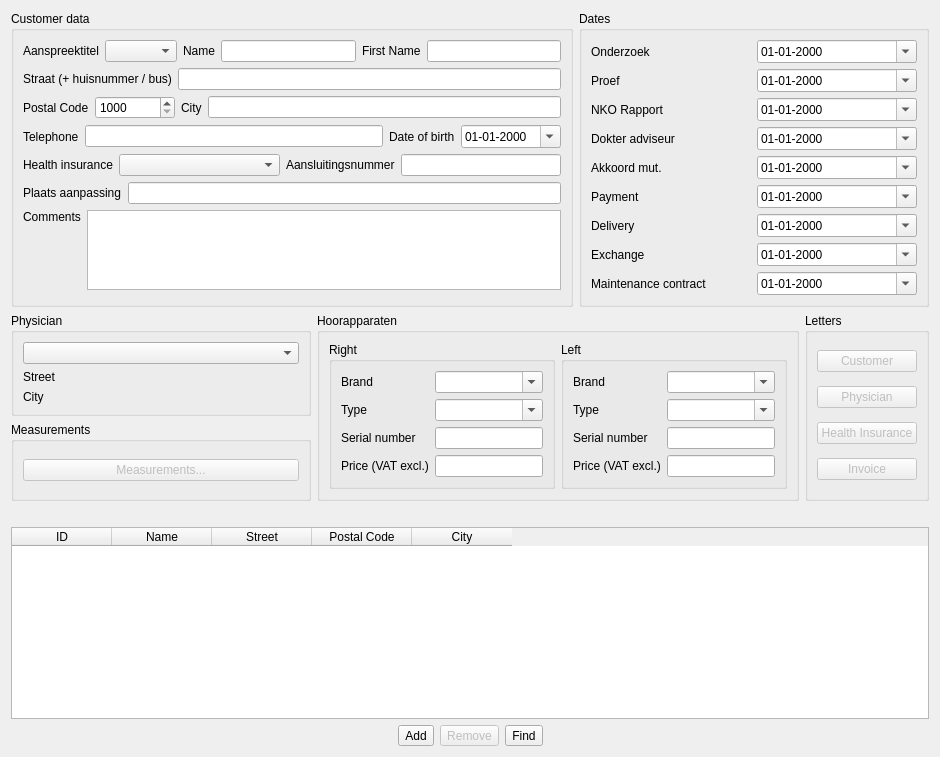
      <widget class="QWidget" name="tabFile">
       <attribute name="title">
        <string>Files</string>
       </attribute>
       <layout class="QGridLayout" name="gridLayout_8">
        <item row="0" column="0">
         <layout class="QHBoxLayout" name="horizontalLayout_9">
          <item>
           <widget class="QGroupBox" name="g_klantgegevens">
            <property name="sizePolicy">
             <sizepolicy hsizetype="Expanding" vsizetype="Preferred">
              <horstretch>0</horstretch>
              <verstretch>0</verstretch>
             </sizepolicy>
            </property>
            <property name="title">
             <string>Customer data</string>
            </property>
            <layout class="QVBoxLayout" name="verticalLayout">
             <item>
              <layout class="QHBoxLayout" name="horizontalLayout_2">
               <item>
                <widget class="QLabel" name="l_aanspreektitel">
                 <property name="text">
                  <string>Aanspreektitel</string>
                 </property>
                </widget>
               </item>
               <item>
                <widget class="QComboBox" name="m_aanspreektitel"/>
               </item>
               <item>
                <widget class="QLabel" name="l_klantNaam">
                 <property name="text">
                  <string>Name</string>
                 </property>
                </widget>
               </item>
               <item>
                <widget class="QLineEdit" name="m_klantNaam"/>
               </item>
               <item>
                <widget class="QLabel" name="l_klantVoornaam">
                 <property name="text">
                  <string>First Name</string>
                 </property>
                </widget>
               </item>
               <item>
                <widget class="QLineEdit" name="m_klantVoornaam">
                 <property name="sizePolicy">
                  <sizepolicy hsizetype="MinimumExpanding" vsizetype="Fixed">
                   <horstretch>0</horstretch>
                   <verstretch>0</verstretch>
                  </sizepolicy>
                 </property>
                </widget>
               </item>
              </layout>
             </item>
             <item>
              <layout class="QHBoxLayout" name="horizontalLayout_3">
               <item>
                <widget class="QLabel" name="l_klantStraat">
                 <property name="text">
                  <string>Straat (+ huisnummer / bus)</string>
                 </property>
                </widget>
               </item>
               <item>
                <widget class="QLineEdit" name="m_klantStraat"/>
               </item>
              </layout>
             </item>
             <item>
              <layout class="QHBoxLayout" name="horizontalLayout_4">
               <item>
                <widget class="QLabel" name="l_klantPostcode">
                 <property name="text">
                  <string>Postal Code</string>
                 </property>
                </widget>
               </item>
               <item>
                <widget class="QSpinBox" name="m_klantPostcode">
                 <property name="sizePolicy">
                  <sizepolicy hsizetype="Preferred" vsizetype="Fixed">
                   <horstretch>0</horstretch>
                   <verstretch>0</verstretch>
                  </sizepolicy>
                 </property>
                 <property name="minimumSize">
                  <size>
                   <width>80</width>
                   <height>0</height>
                  </size>
                 </property>
                 <property name="minimum">
                  <number>1000</number>
                 </property>
                 <property name="maximum">
                  <number>9999</number>
                 </property>
                </widget>
               </item>
               <item>
                <widget class="QLabel" name="l_klantGemeente">
                 <property name="text">
                  <string>City</string>
                 </property>
                </widget>
               </item>
               <item>
                <widget class="QLineEdit" name="m_klantGemeente"/>
               </item>
              </layout>
             </item>
             <item>
              <layout class="QHBoxLayout" name="horizontalLayout_5">
               <item>
                <widget class="QLabel" name="l_klantTelefoon">
                 <property name="text">
                  <string>Telephone</string>
                 </property>
                </widget>
               </item>
               <item>
                <widget class="QLineEdit" name="m_klantTelefoon"/>
               </item>
               <item>
                <widget class="QLabel" name="l_klantGeboorteDatum">
                 <property name="text">
                  <string>Date of birth</string>
                 </property>
                </widget>
               </item>
               <item>
                <widget class="QDateEdit" name="m_klantGeboorteDatum">
                 <property name="minimumSize">
                  <size>
                   <width>100</width>
                   <height>0</height>
                  </size>
                 </property>
                 <property name="maximumSize">
                  <size>
                   <width>200</width>
                   <height>16777215</height>
                  </size>
                 </property>
                 <property name="displayFormat">
                  <string>dd-MM-yyyy</string>
                 </property>
                 <property name="calendarPopup">
                  <bool>true</bool>
                 </property>
                </widget>
               </item>
              </layout>
             </item>
             <item>
              <layout class="QHBoxLayout" name="horizontalLayout_6">
               <item>
                <widget class="QLabel" name="l_klantMutualiteit">
                 <property name="text">
                  <string>Health insurance</string>
                 </property>
                </widget>
               </item>
               <item>
                <widget class="QComboBox" name="m_klantMutualiteit">
                 <property name="sizePolicy">
                  <sizepolicy hsizetype="Expanding" vsizetype="Fixed">
                   <horstretch>0</horstretch>
                   <verstretch>0</verstretch>
                  </sizepolicy>
                 </property>
                </widget>
               </item>
               <item>
                <widget class="QLabel" name="l_aansluitingsnummer">
                 <property name="text">
                  <string>Aansluitingsnummer</string>
                 </property>
                </widget>
               </item>
               <item>
                <widget class="QLineEdit" name="m_aansluitingsnummer">
                 <property name="sizePolicy">
                  <sizepolicy hsizetype="Expanding" vsizetype="Fixed">
                   <horstretch>0</horstretch>
                   <verstretch>0</verstretch>
                  </sizepolicy>
                 </property>
                </widget>
               </item>
              </layout>
             </item>
             <item>
              <layout class="QHBoxLayout" name="horizontalLayout_7">
               <item>
                <widget class="QLabel" name="l_plaatsAanpassing">
                 <property name="text">
                  <string>Plaats aanpassing</string>
                 </property>
                </widget>
               </item>
               <item>
                <widget class="QLineEdit" name="m_plaatsAanpassing"/>
               </item>
              </layout>
             </item>
             <item>
              <layout class="QHBoxLayout" name="horizontalLayout_8">
               <item>
                <widget class="QLabel" name="l_klantOpmerkingen">
                 <property name="text">
                  <string>Comments</string>
                 </property>
                 <property name="alignment">
                  <set>Qt::AlignLeading|Qt::AlignLeft|Qt::AlignTop</set>
                 </property>
                </widget>
               </item>
               <item>
                <widget class="QTextEdit" name="m_klantOpmerkingen">
                 <property name="sizePolicy">
                  <sizepolicy hsizetype="Expanding" vsizetype="Preferred">
                   <horstretch>0</horstretch>
                   <verstretch>0</verstretch>
                  </sizepolicy>
                 </property>
                 <property name="maximumSize">
                  <size>
                   <width>16777215</width>
                   <height>80</height>
                  </size>
                 </property>
                </widget>
               </item>
              </layout>
             </item>
            </layout>
           </widget>
          </item>
          <item>
           <widget class="QGroupBox" name="g_datums">
            <property name="sizePolicy">
             <sizepolicy hsizetype="MinimumExpanding" vsizetype="Preferred">
              <horstretch>0</horstretch>
              <verstretch>0</verstretch>
             </sizepolicy>
            </property>
            <property name="maximumSize">
             <size>
              <width>350</width>
              <height>16777215</height>
             </size>
            </property>
            <property name="title">
             <string>Dates</string>
            </property>
            <layout class="QGridLayout" name="gridLayout_2">
             <item row="0" column="1">
              <widget class="QDateEdit" name="m_datumOnderzoek">
               <property name="displayFormat">
                <string>dd-MM-yyyy</string>
               </property>
               <property name="calendarPopup">
                <bool>true</bool>
               </property>
              </widget>
             </item>
             <item row="1" column="1">
              <widget class="QDateEdit" name="m_datumProef">
               <property name="displayFormat">
                <string>dd-MM-yyyy</string>
               </property>
               <property name="calendarPopup">
                <bool>true</bool>
               </property>
              </widget>
             </item>
             <item row="2" column="1">
              <widget class="QDateEdit" name="m_datumNKO">
               <property name="displayFormat">
                <string>dd-MM-yyyy</string>
               </property>
               <property name="calendarPopup">
                <bool>true</bool>
               </property>
              </widget>
             </item>
             <item row="3" column="1">
              <widget class="QDateEdit" name="m_datumAdviseur">
               <property name="displayFormat">
                <string>dd-MM-yyyy</string>
               </property>
               <property name="calendarPopup">
                <bool>true</bool>
               </property>
              </widget>
             </item>
             <item row="4" column="1">
              <widget class="QDateEdit" name="m_datumMutualiteit">
               <property name="displayFormat">
                <string>dd-MM-yyyy</string>
               </property>
               <property name="calendarPopup">
                <bool>true</bool>
               </property>
              </widget>
             </item>
             <item row="5" column="1">
              <widget class="QDateEdit" name="m_datumBetaling">
               <property name="displayFormat">
                <string>dd-MM-yyyy</string>
               </property>
               <property name="calendarPopup">
                <bool>true</bool>
               </property>
              </widget>
             </item>
             <item row="6" column="1">
              <widget class="QDateEdit" name="m_datumAflevering">
               <property name="displayFormat">
                <string>dd-MM-yyyy</string>
               </property>
               <property name="calendarPopup">
                <bool>true</bool>
               </property>
              </widget>
             </item>
             <item row="7" column="1">
              <widget class="QDateEdit" name="m_datumWissel">
               <property name="displayFormat">
                <string>dd-MM-yyyy</string>
               </property>
               <property name="calendarPopup">
                <bool>true</bool>
               </property>
              </widget>
             </item>
             <item row="8" column="1">
              <widget class="QDateEdit" name="m_datumOnderhoudsContract">
               <property name="displayFormat">
                <string>dd-MM-yyyy</string>
               </property>
               <property name="calendarPopup">
                <bool>true</bool>
               </property>
              </widget>
             </item>
             <item row="0" column="0">
              <widget class="QLabel" name="l_datumOnderzoek">
               <property name="text">
                <string>Onderzoek</string>
               </property>
              </widget>
             </item>
             <item row="1" column="0">
              <widget class="QLabel" name="l_datumProef">
               <property name="text">
                <string>Proef</string>
               </property>
              </widget>
             </item>
             <item row="2" column="0">
              <widget class="QLabel" name="l_datumNKO">
               <property name="text">
                <string>NKO Rapport</string>
               </property>
              </widget>
             </item>
             <item row="3" column="0">
              <widget class="QLabel" name="l_datumAdviseur">
               <property name="text">
                <string>Dokter adviseur</string>
               </property>
              </widget>
             </item>
             <item row="4" column="0">
              <widget class="QLabel" name="l_datumMutualiteit">
               <property name="text">
                <string>Akkoord mut.</string>
               </property>
              </widget>
             </item>
             <item row="5" column="0">
              <widget class="QLabel" name="l_datumBetaling">
               <property name="text">
                <string>Payment</string>
               </property>
              </widget>
             </item>
             <item row="6" column="0">
              <widget class="QLabel" name="l_datumAflevering">
               <property name="text">
                <string>Delivery</string>
               </property>
              </widget>
             </item>
             <item row="7" column="0">
              <widget class="QLabel" name="l_datumWissel">
               <property name="text">
                <string>Exchange</string>
               </property>
              </widget>
             </item>
             <item row="8" column="0">
              <widget class="QLabel" name="l_datumOnderhoudsContract">
               <property name="text">
                <string>Maintenance contract</string>
               </property>
              </widget>
             </item>
            </layout>
           </widget>
          </item>
         </layout>
        </item>
        <item row="1" column="0">
         <layout class="QHBoxLayout" name="horizontalLayout_10">
          <item>
           <layout class="QVBoxLayout" name="verticalLayout_2">
            <item>
             <widget class="QGroupBox" name="g_klantArts">
              <property name="minimumSize">
               <size>
                <width>300</width>
                <height>0</height>
               </size>
              </property>
              <property name="title">
               <string>Physician</string>
              </property>
              <layout class="QGridLayout" name="gridLayout_6">
               <item row="0" column="0">
                <widget class="QComboBox" name="m_klantArts"/>
               </item>
               <item row="1" column="0">
                <widget class="QLabel" name="l_klantArtsStraat">
                 <property name="text">
                  <string>Street</string>
                 </property>
                </widget>
               </item>
               <item row="2" column="0">
                <widget class="QLabel" name="l_klantArtsGemeente">
                 <property name="text">
                  <string>City</string>
                 </property>
                </widget>
               </item>
              </layout>
             </widget>
            </item>
            <item>
             <widget class="QGroupBox" name="g_meetgegevens">
              <property name="title">
               <string>Measurements</string>
              </property>
              <layout class="QGridLayout" name="gridLayout">
               <item row="0" column="0">
                <widget class="QPushButton" name="b_meetgegevens">
                 <property name="enabled">
                  <bool>false</bool>
                 </property>
                 <property name="sizePolicy">
                  <sizepolicy hsizetype="Preferred" vsizetype="Fixed">
                   <horstretch>0</horstretch>
                   <verstretch>0</verstretch>
                  </sizepolicy>
                 </property>
                 <property name="text">
                  <string>Measurements...</string>
                 </property>
                </widget>
               </item>
              </layout>
             </widget>
            </item>
           </layout>
          </item>
          <item>
           <widget class="QGroupBox" name="g_hoorapparaten">
            <property name="title">
             <string>Hoorapparaten</string>
            </property>
            <layout class="QGridLayout" name="gridLayout_5">
             <item row="0" column="0">
              <widget class="QGroupBox" name="g_rechterHoorapparaat">
               <property name="title">
                <string>Right</string>
               </property>
               <layout class="QGridLayout" name="gridLayout_3">
                <item row="0" column="0">
                 <widget class="QLabel" name="l_rechterHoorapparaatMerk">
                  <property name="text">
                   <string>Brand</string>
                  </property>
                 </widget>
                </item>
                <item row="0" column="1">
                 <widget class="QComboBox" name="m_rechterHoorapparaatMerk">
                  <property name="editable">
                   <bool>true</bool>
                  </property>
                 </widget>
                </item>
                <item row="1" column="0">
                 <widget class="QLabel" name="l_rechterHoorapparaatType">
                  <property name="text">
                   <string>Type</string>
                  </property>
                 </widget>
                </item>
                <item row="1" column="1">
                 <widget class="QComboBox" name="m_rechterHoorapparaatType">
                  <property name="editable">
                   <bool>true</bool>
                  </property>
                 </widget>
                </item>
                <item row="2" column="0">
                 <widget class="QLabel" name="l_rechterHoorapparaatSerienummer">
                  <property name="text">
                   <string>Serial number</string>
                  </property>
                 </widget>
                </item>
                <item row="2" column="1">
                 <widget class="QLineEdit" name="m_rechterHoorapparaatSerienummer"/>
                </item>
                <item row="3" column="0">
                 <widget class="QLabel" name="l_rechterHoorapparaatPrijs">
                  <property name="text">
                   <string>Price (VAT excl.)</string>
                  </property>
                 </widget>
                </item>
                <item row="3" column="1">
                 <widget class="QLineEdit" name="m_rechterHoorapparaatPrijs"/>
                </item>
               </layout>
              </widget>
             </item>
             <item row="0" column="1">
              <widget class="QGroupBox" name="g_linkerHoorapparaat">
               <property name="title">
                <string>Left</string>
               </property>
               <layout class="QGridLayout" name="gridLayout_4">
                <item row="0" column="0">
                 <widget class="QLabel" name="l_linkerHoorapparaatMerk">
                  <property name="text">
                   <string>Brand</string>
                  </property>
                 </widget>
                </item>
                <item row="0" column="1">
                 <widget class="QComboBox" name="m_linkerHoorapparaatMerk">
                  <property name="editable">
                   <bool>true</bool>
                  </property>
                 </widget>
                </item>
                <item row="1" column="0">
                 <widget class="QLabel" name="l_linkerHoorapparaatType">
                  <property name="text">
                   <string>Type</string>
                  </property>
                 </widget>
                </item>
                <item row="1" column="1">
                 <widget class="QComboBox" name="m_linkerHoorapparaatType">
                  <property name="editable">
                   <bool>true</bool>
                  </property>
                 </widget>
                </item>
                <item row="2" column="0">
                 <widget class="QLabel" name="l_linkerHoorapparaatSerienummer">
                  <property name="text">
                   <string>Serial number</string>
                  </property>
                 </widget>
                </item>
                <item row="2" column="1">
                 <widget class="QLineEdit" name="m_linkerHoorapparaatSerienummer"/>
                </item>
                <item row="3" column="0">
                 <widget class="QLabel" name="l_linkerHoorapparaatPrijs">
                  <property name="text">
                   <string>Price (VAT excl.)</string>
                  </property>
                 </widget>
                </item>
                <item row="3" column="1">
                 <widget class="QLineEdit" name="m_linkerHoorapparaatPrijs"/>
                </item>
               </layout>
              </widget>
             </item>
            </layout>
           </widget>
          </item>
          <item>
           <widget class="QGroupBox" name="g_brieven">
            <property name="title">
             <string>Letters</string>
            </property>
            <layout class="QGridLayout" name="gridLayout_7">
             <item row="0" column="0">
              <widget class="QPushButton" name="b_klantBrief">
               <property name="enabled">
                <bool>false</bool>
               </property>
               <property name="sizePolicy">
                <sizepolicy hsizetype="Preferred" vsizetype="Fixed">
                 <horstretch>0</horstretch>
                 <verstretch>0</verstretch>
                </sizepolicy>
               </property>
               <property name="minimumSize">
                <size>
                 <width>100</width>
                 <height>0</height>
                </size>
               </property>
               <property name="text">
                <string>Customer</string>
               </property>
              </widget>
             </item>
             <item row="1" column="0">
              <widget class="QPushButton" name="b_artsBrief">
               <property name="enabled">
                <bool>false</bool>
               </property>
               <property name="sizePolicy">
                <sizepolicy hsizetype="Preferred" vsizetype="Fixed">
                 <horstretch>0</horstretch>
                 <verstretch>0</verstretch>
                </sizepolicy>
               </property>
               <property name="minimumSize">
                <size>
                 <width>100</width>
                 <height>0</height>
                </size>
               </property>
               <property name="text">
                <string>Physician</string>
               </property>
              </widget>
             </item>
             <item row="2" column="0">
              <widget class="QPushButton" name="b_mutualiteitBrief">
               <property name="enabled">
                <bool>false</bool>
               </property>
               <property name="sizePolicy">
                <sizepolicy hsizetype="Preferred" vsizetype="Fixed">
                 <horstretch>0</horstretch>
                 <verstretch>0</verstretch>
                </sizepolicy>
               </property>
               <property name="minimumSize">
                <size>
                 <width>100</width>
                 <height>0</height>
                </size>
               </property>
               <property name="text">
                <string>Health Insurance</string>
               </property>
              </widget>
             </item>
             <item row="3" column="0">
              <widget class="QPushButton" name="b_factuur">
               <property name="enabled">
                <bool>false</bool>
               </property>
               <property name="sizePolicy">
                <sizepolicy hsizetype="Preferred" vsizetype="Fixed">
                 <horstretch>0</horstretch>
                 <verstretch>0</verstretch>
                </sizepolicy>
               </property>
               <property name="minimumSize">
                <size>
                 <width>100</width>
                 <height>0</height>
                </size>
               </property>
               <property name="text">
                <string>Invoice</string>
               </property>
              </widget>
             </item>
            </layout>
           </widget>
          </item>
         </layout>
        </item>
        <item row="2" column="0">
         <spacer name="verticalSpacer">
          <property name="orientation">
           <enum>Qt::Vertical</enum>
          </property>
          <property name="sizeType">
           <enum>QSizePolicy::Fixed</enum>
          </property>
          <property name="sizeHint" stdset="0">
           <size>
            <width>20</width>
            <height>20</height>
           </size>
          </property>
         </spacer>
        </item>
        <item row="3" column="0">
         <widget class="QTableWidget" name="m_klantenLijst">
          <property name="selectionMode">
           <enum>QAbstractItemView::SingleSelection</enum>
          </property>
          <property name="sortingEnabled">
           <bool>true</bool>
          </property>
          <property name="columnCount">
           <number>5</number>
          </property>
          <column>
           <property name="text">
            <string>ID</string>
           </property>
          </column>
          <column>
           <property name="text">
            <string>Name</string>
           </property>
          </column>
          <column>
           <property name="text">
            <string>Street</string>
           </property>
          </column>
          <column>
           <property name="text">
            <string>Postal Code</string>
           </property>
          </column>
          <column>
           <property name="text">
            <string>City</string>
           </property>
          </column>
         </widget>
        </item>
        <item row="4" column="0">
         <layout class="QHBoxLayout" name="horizontalLayout">
          <item>
           <spacer name="horizontalSpacer">
            <property name="orientation">
             <enum>Qt::Horizontal</enum>
            </property>
            <property name="sizeHint" stdset="0">
             <size>
              <width>383</width>
              <height>20</height>
             </size>
            </property>
           </spacer>
          </item>
          <item>
           <widget class="QToolButton" name="b_dossierToevoegen">
            <property name="toolTip">
             <string>Add</string>
            </property>
            <property name="text">
             <string>Add</string>
            </property>
            <property name="icon">
             <iconset>
              <normalon>:/icons/edit_add-64.png</normalon>
             </iconset>
            </property>
           </widget>
          </item>
          <item>
           <widget class="QToolButton" name="b_dossierVerwijderen">
            <property name="enabled">
             <bool>false</bool>
            </property>
            <property name="toolTip">
             <string>Remove</string>
            </property>
            <property name="text">
             <string>Remove</string>
            </property>
            <property name="icon">
             <iconset>
              <normalon>:/icons/edit_remove-64.png</normalon>
             </iconset>
            </property>
           </widget>
          </item>
          <item>
           <widget class="QToolButton" name="b_dossierZoeken">
            <property name="toolTip">
             <string>Find</string>
            </property>
            <property name="text">
             <string>Find</string>
            </property>
            <property name="icon">
             <iconset>
              <normalon>:/icons/mail_find-64.png</normalon>
             </iconset>
            </property>
           </widget>
          </item>
          <item>
           <spacer name="horizontalSpacer_2">
            <property name="orientation">
             <enum>Qt::Horizontal</enum>
            </property>
            <property name="sizeHint" stdset="0">
             <size>
              <width>317</width>
              <height>20</height>
             </size>
            </property>
           </spacer>
          </item>
         </layout>
        </item>
       </layout>
      </widget>
